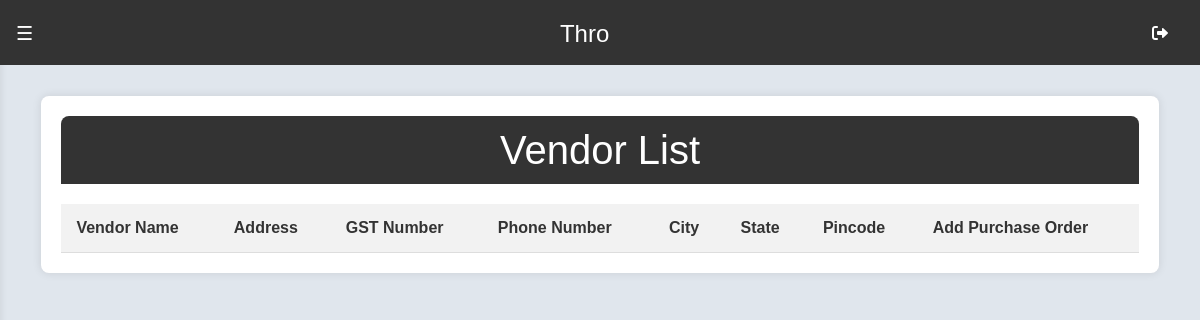
Before: /vendorList/ with the older database file.
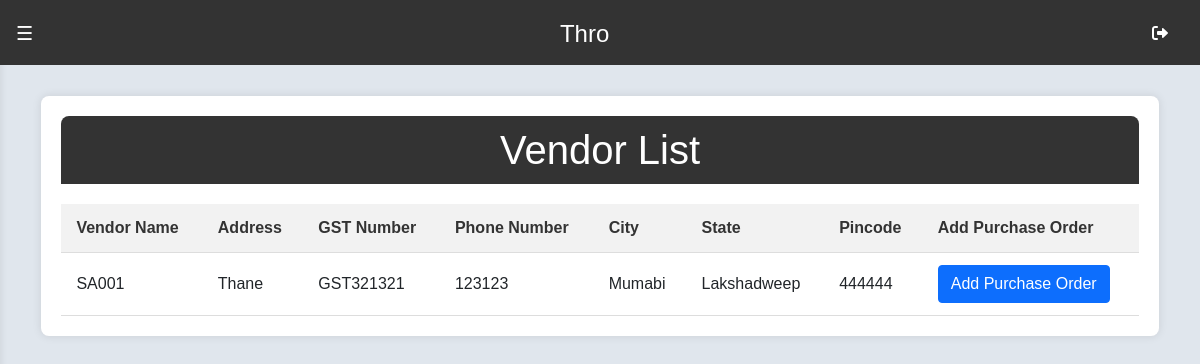
After: the same page with the newer database file.
### api/models.py (models this page shows, shortened)
class Vendor(models.Model):
    vendor_id = models.CharField(max_length=10)
    STATES_CHOICES = [
        ('AN', 'Andaman and Nicobar Islands'),
        ('AP', 'Andhra Pradesh'),
        ('AR', 'Arunachal Pradesh'),
        ('AS', 'Assam'),
        ('BR', 'Bihar'),
        ('CH', 'Chandigarh'),
        ('CT', 'Chhattisgarh'),
        ('DL', 'Delhi'),
        ('GA', 'Goa'),
        ('GJ', 'Gujarat'),
        ('HR', 'Haryana'),
        ('HP', 'Himachal Pradesh'),
        ('JK', 'Jammu and Kashmir'),
        ('JH', 'Jharkhand'),
        ('KA', 'Karnataka'),
        ('KL', 'Kerala'),
        ('LA', 'Ladakh'),
        ('LD', 'Lakshadweep'),
        ('MP', 'Madhya Pradesh'),
        ('MH', 'Maharashtra'),
        ('MN', 'Manipur'),
        ('ML', 'Meghalaya'),
        ('MZ', 'Mizoram'),
        ('NL', 'Nagaland'),
        ('OR', 'Odisha'),
        ('PY', 'Puducherry'),
        ('PB', 'Punjab'),
        ('RJ', 'Rajasthan'),
        ('SK', 'Sikkim'),
        ('TN', 'Tamil Nadu'),
        ('TG', 'Telangana'),
        ('TR', 'Tripura'),
        ('UP', 'Uttar Pradesh'),
        ('UT', 'Uttarakhand'),
        ('WB', 'West Bengal'),
    ]
    vendorName = models.CharField(max_length=100)
    vendorAddress = models.CharField(max_length=200)
    vendorGstNumber = models.CharField(max_length=50)
    vendorPhoneNumber = models.CharField(max_length=20)
    city = models.CharField(max_length=100)
    state = models.CharField(max_length=2, choices=STATES_CHOICES)
    pincode = models.CharField(max_length=10)
    ifscCode = models.CharField(max_length=20)
    accountNo = models.IntegerField()
    branch = models.CharField(max_length=30)
    nameOfBank = models.CharField(max_length=30)

### api/views.py (the view)
# urls.py: path('vendorList/', views.vendorList, name='vendorList'),
def vendorList(request):
    vendors = Vendor.objects.all()
    return render(request, 'vendorList.html', {'vendors': vendors})

### api/templates/vendorList.html (shortened to what this page needs)
{% extends 'base.html' %}
{% block content %}
<div class="container">
    <h1>Vendor List</h1>
    <table>
        <thead>
            <tr>
                <th>Vendor Name</th>
                <th>Address</th>
                <th>GST Number</th>
                <th>Phone Number</th>
                <th>City</th>
                <th>State</th>
                <th>Pincode</th>
                <th>Add Purchase Order</th>
            </tr>
        </thead>
        <tbody>
            {% for vendor in vendors %}
            <tr>
                <td>{{ vendor.vendorName }}</td>
                <td>{{ vendor.vendorAddress }}</td>
                <td>{{ vendor.vendorGstNumber }}</td>
                <td>{{ vendor.vendorPhoneNumber }}</td>
                <td>{{ vendor.city }}</td>
                <td>{{ vendor.state }}</td>
                <td>{{ vendor.pincode }}</td>
                <td>
                    <a href="{% url 'vpo' %}" class="btn btn-primary" target="_blank">Add Purchase Order</a>
                </td>
            </tr>
            {% endfor %}
        </tbody>
    </table>
</div>
{% endblock %}

Changed rows visible on the page:
added Vendor: vendorName "SA001", vendorAddress "Thane", vendorGstNumber "GST321321", vendorPhoneNumber "123123", city "Mumabi", state "Lakshadweep", pincode "444444"
